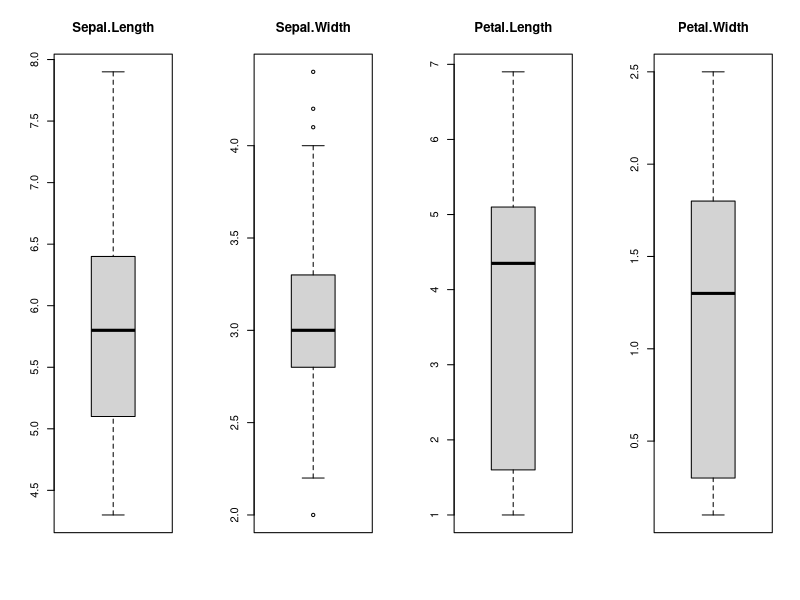
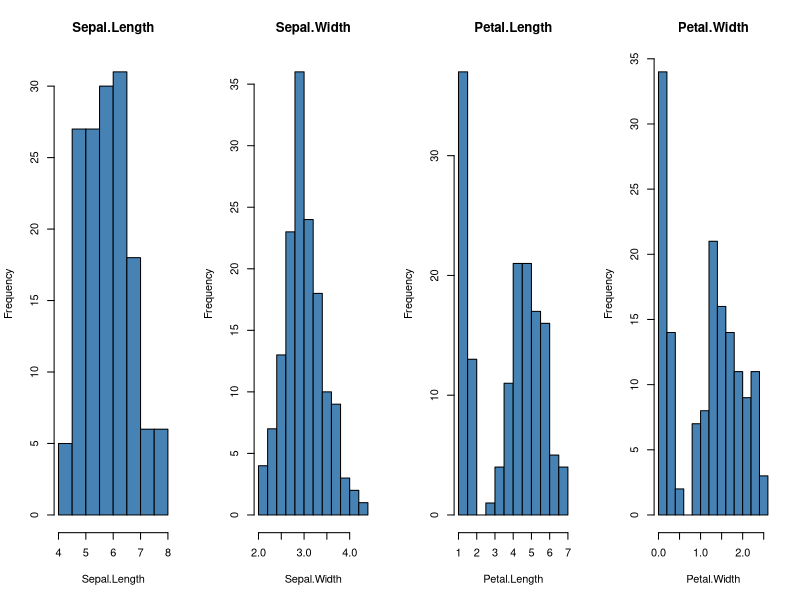
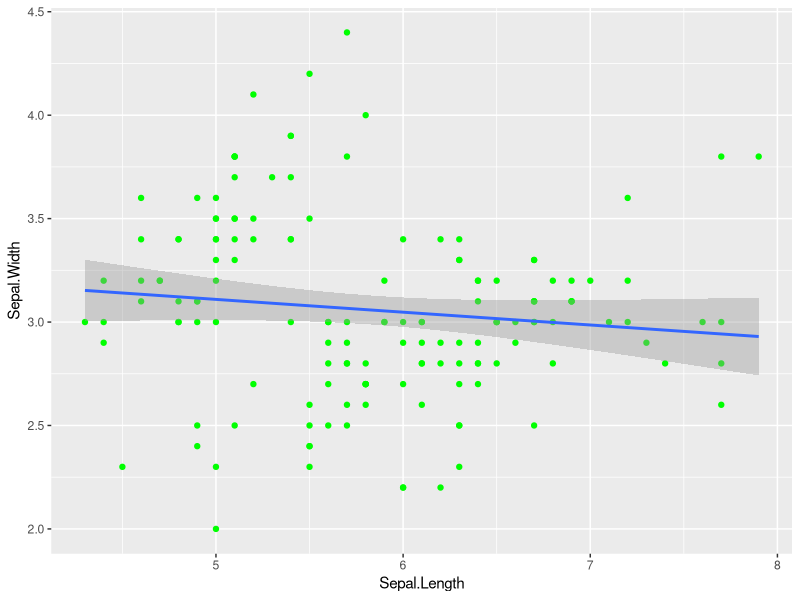
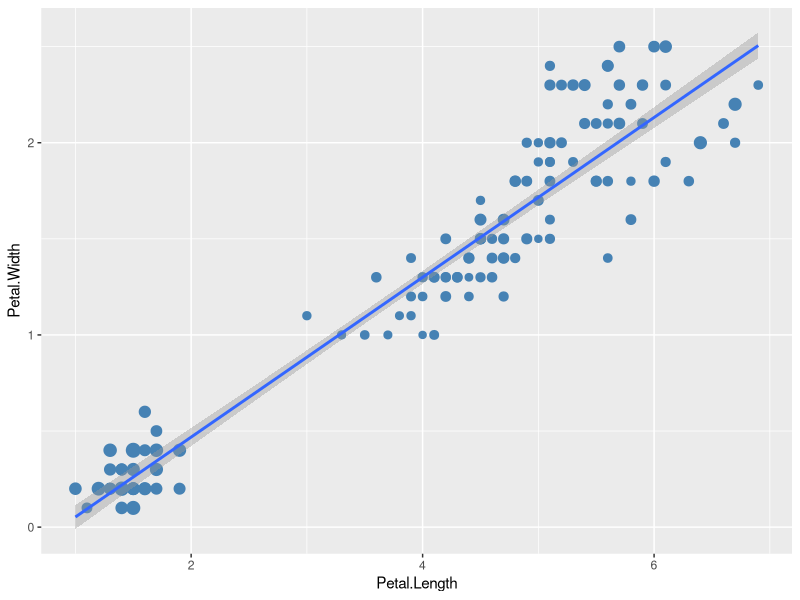

Source code (R) for these figures, in order:
library(ggplot2)

df <- iris

# Dataset Summary
head(df)
summary(df)
str(df)

# Boxplotting of variables
par(mfrow=c(1,4))
for(i in 1:4){
  boxplot(df[,i],main=names(iris)[i])
}

# Histograms of variables
for(i in 1:4){
  hist(df[,i],main=names(iris)[i],xlab=names(iris)[i],col="steelblue")
}

# Correlation between Sepal Length and Sepal Width
g1 <- ggplot(df, aes(x=Sepal.Length,y=Sepal.Width)) +
      #geom_line(col="green")
      geom_point(col="green") +
      geom_smooth(method="lm")

# Correlation between Petal Length and Petal Width
g2 <- ggplot(df, aes(x=Petal.Length,y=Petal.Width)) +
      geom_point(col="steelblue", size=df$Sepal.Width) +
      #geom_line(col="steelblue")
      geom_smooth(method="lm")

plot(g1)
plot(g2)
